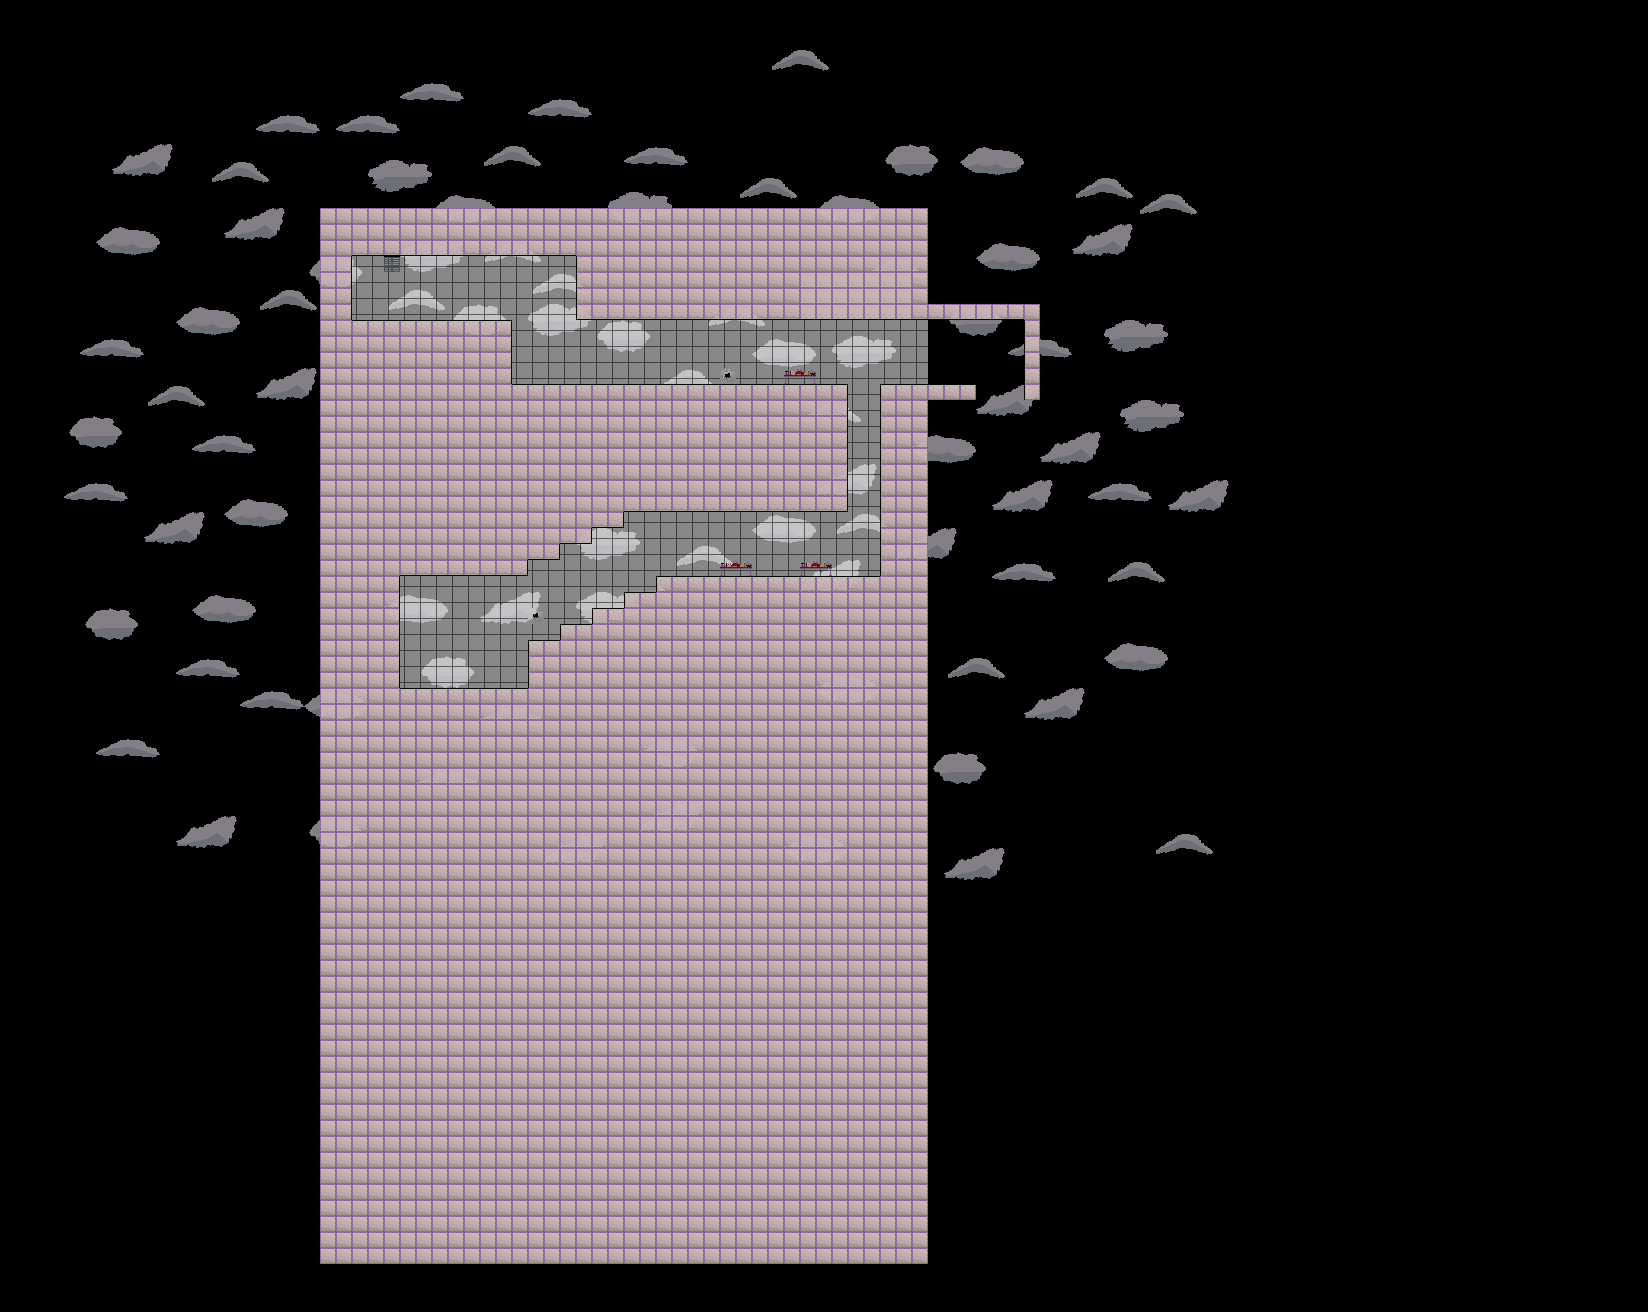

Below is a game level as drawn by its tile map, then a one-line description and the .tmx that defines it (tile-layer data replaced by summaries):
An orthogonal 103x82 tile map with 16x16 px tiles, 9 tile layers (Clouds, Glass, ToDestroy, Objects, ...), 8 tilesets.

<map version="1.5" tiledversion="1.7.2" orientation="orthogonal" renderorder="right-down" width="103" height="82" tilewidth="16" tileheight="16" infinite="0" nextlayerid="16" nextobjectid="2">
 <tileset firstgid="1" source="1st_Level.tsx" />
 <tileset firstgid="31" source="Clouds.tsx" />
 <tileset firstgid="101" source="2nd_Level.tsx" />
 <tileset firstgid="131" source="3rd_Level.tsx" />
 <tileset firstgid="161" source="Final_Assets_1.tsx" />
 <tileset firstgid="293" source="Final_Update_1.tsx" />
 <tileset firstgid="318" source="Objects_1.tsx" />
 <tileset firstgid="374" source="New_Window.tsx" />
 <layer id="6" name="Clouds" width="103" height="82">
  <data>[8446 cells, 721 non-empty, 48 distinct tile ids]</data>
 </layer>
 <layer id="13" name="Glass" width="103" height="82">
  <data>[8446 cells, 349 non-empty, 2 distinct tile ids]</data>
 </layer>
 <layer id="14" name="ToDestroy" width="103" height="82">
  <data>[8446 cells, 0 non-empty, 0 distinct tile ids]</data>
 </layer>
 <layer id="15" name="Objects" width="103" height="82">
  <data>[8446 cells, 6 non-empty, 2 distinct tile ids]</data>
 </layer>
 <layer id="1" name="Level_Collider_Ground" width="103" height="82">
  <data>[8446 cells, 2206 non-empty, 10 distinct tile ids]</data>
 </layer>
 <layer id="9" name="Left_Wall" width="103" height="82">
  <data>[8446 cells, 66 non-empty, 1 distinct tile ids]</data>
 </layer>
 <layer id="10" name="Right_Wall" width="103" height="82">
  <data>[8446 cells, 31 non-empty, 1 distinct tile ids]</data>
 </layer>
 <layer id="11" name="Next_Level_Trigger" width="103" height="82">
  <data>[8446 cells, 66 non-empty, 2 distinct tile ids]</data>
 </layer>
 <layer id="12" name="PickUp" width="103" height="82">
  <data>[8446 cells, 1 non-empty, 1 distinct tile ids]</data>
 </layer>
</map>
